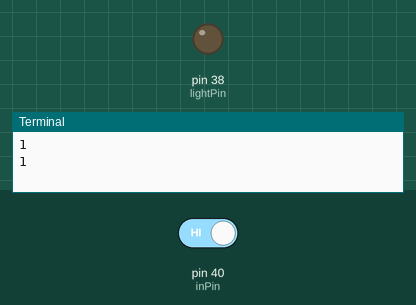
The program below on a simulated Raspberry Pi (header pin numbers). On the bench: output pins drawn as LEDs (lit = HIGH), the last lines printed to the terminal. Inputs (shaded band) come from the test bench; at power-on: pin 40 (inPin) HIGH.

Above: at 1.2 s.
1.3 s: pin 40 (inPin) driven LOW
At 2.5 s:
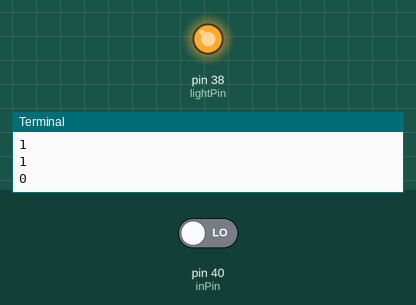
3.5 s: pin 40 (inPin) driven HIGH
At 5.2 s:
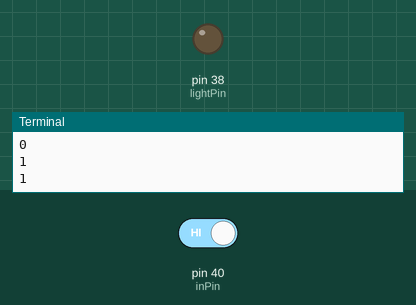
Timing chart, 0 to 6.7 s (numbered marks = the images above; inputs shaded):
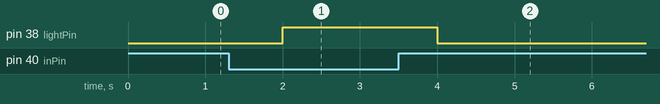

Measured:
- after the input at 1.3 s, pin 38 (lightPin): LOW → HIGH after 0.70 s
- after the input at 3.5 s, pin 38 (lightPin): HIGH → LOW after 0.50 s

The program:

GPIOInput-light.py
```python
# read 3.3v GPIO 1 with GPIO 40


import RPi.GPIO as GPIO
from time import sleep
# use the physical numbering system on the board
# instead of BCIM system
GPIO.setmode(GPIO.BOARD)
inPin = 40
GPIO.setup(inPin, GPIO.IN)
lightPin = 38
GPIO.setup(lightPin, GPIO.OUT)
try:
    while True:
        readVal = GPIO.input(inPin) #read the value from the 40
        if readVal == 0:
            GPIO.output(lightPin, GPIO.HIGH)
        else:
            GPIO.output(lightPin, GPIO.LOW)
        print(readVal)
        sleep(1)
except KeyboardInterrupt:
    GPIO.cleanup()
    print("ending...")
```
